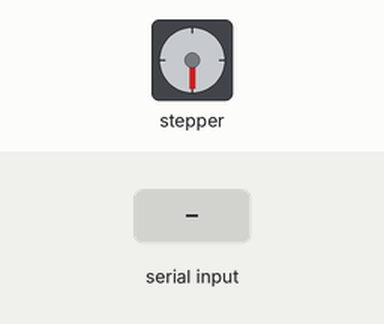
Recording of a sketch running on a simulated Arduino Uno, built with avr-gcc and run on an emulated ATmega328P. Shown: stepper motor. Wiring (inferred from the names in the program): stepper motor driver (200 steps per turn assumed): step pin 3; direction pin 4; enable pin 5. The test bench sets the inputs (shaded band). What the sketch prints to the serial monitor is not drawn.

Above: at 4.2 s.
At 6.9 s:
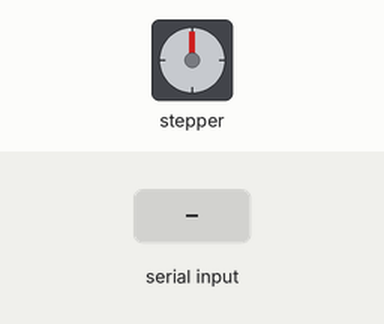
7.0 s: "r" received over Serial
At 9.5 s:
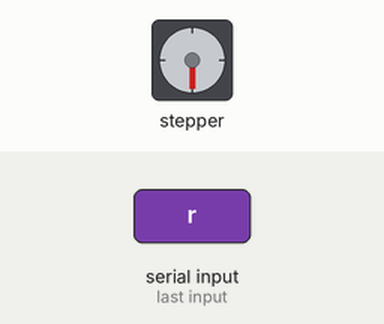
Timing chart, 0 to 11.4 s (numbered marks = the images above; inputs shaded):
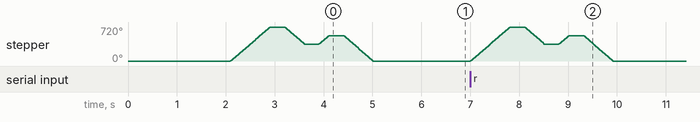

Measured:
- after the input at 7.0 s, stepper: turns 720° clockwise in 0.80 s, then 360° counter-clockwise in 0.40 s, then 180° clockwise in 0.20 s, then 540° counter-clockwise in 0.60 s

The sketch:

stepper_1.0.ino
```cpp
// ============================================================
//  Stepper Motor - Allgemeine Zyklus-Steuerung
//  Plattform : Arduino (Uno / Nano / Mega)
//
//  Unterstuetzte Treiber-Modi:
//    STEP_DIR   -> A4988, DRV8825, TMC2208  (2-Pin)
//    VIER_DRAHT -> ULN2003, L298N, L293D    (4-Pin)
// ============================================================

#include <Stepper.h>

// ── Treiber-Modus Konstanten (NICHT veraendern) ──────────────
#define STEP_DIR    1
#define VIER_DRAHT  2

// ── Treiber-Modus waehlen ───────────────────────────────────
#define TREIBER_MODUS  STEP_DIR   // <-- hier aendern

// ── Gemeinsame Parameter ────────────────────────────────────
#define SCHRITTE_PRO_UMDREHUNG  200   // Vollschritt = 200
#define PAUSEN_MS               300   // Pause zwischen Phasen (ms)

// ── STEP_DIR Parameter ──────────────────────────────────────
#if TREIBER_MODUS == STEP_DIR
  #define STEP_PIN          3
  #define DIR_PIN           4
  #define ENA_PIN           5     // auf 255 setzen wenn nicht verwendet
  #define SCHRITT_DELAY_US  1000  // Puls-Breite in Mikrosekunden
#endif

// ── VIER_DRAHT Parameter ────────────────────────────────────
#if TREIBER_MODUS == VIER_DRAHT
  #define IN1 8
  #define IN2 9
  #define IN3 10
  #define IN4 11
  #define UMDREHUNGEN_PRO_MIN 15
#endif

// ============================================================
//  ZYKLUS-DEFINITION
//  { Schritte, Richtung }   Richtung: +1 vorwaerts, -1 rueckwaerts
// ============================================================
struct Phase {
  uint16_t schritte;
  int8_t   richtung;
};

const Phase ZYKLUS[] = {
  { 400, +1 },   // Phase 1 - 2 Umdrehungen vorwaerts
  { 200, -1 },   // Phase 2 - 1 Umdrehung rueckwaerts
  { 100, +1 },   // Phase 3 - 0.5 Umdrehung vorwaerts
  { 300, -1 },   // Phase 4 - 1.5 Umdrehungen rueckwaerts
};

const uint8_t ANZAHL_PHASEN = sizeof(ZYKLUS) / sizeof(ZYKLUS[0]);

// ============================================================
//  INTERNE VARIABLEN
// ============================================================
#if TREIBER_MODUS == VIER_DRAHT
  Stepper motor(SCHRITTE_PRO_UMDREHUNG, IN1, IN3, IN2, IN4);
#endif

struct Protokolleintrag {
  uint16_t schritte;
  int8_t   richtung;
};

Protokolleintrag protokoll[8];  // max. 8 Phasen

// ============================================================
//  TREIBER-ABSTRAKTION
// ============================================================

void motorSetup() {
#if TREIBER_MODUS == STEP_DIR
  pinMode(STEP_PIN, OUTPUT);
  pinMode(DIR_PIN,  OUTPUT);
  #if ENA_PIN != 255
    pinMode(ENA_PIN, OUTPUT);
    digitalWrite(ENA_PIN, LOW);  // LOW = aktiv beim A4988
  #endif
#endif
#if TREIBER_MODUS == VIER_DRAHT
  motor.setSpeed(UMDREHUNGEN_PRO_MIN);
#endif
}

void motorDeaktivieren() {
#if TREIBER_MODUS == STEP_DIR
  #if ENA_PIN != 255
    digitalWrite(ENA_PIN, HIGH);
  #endif
#endif
#if TREIBER_MODUS == VIER_DRAHT
  digitalWrite(IN1, LOW); digitalWrite(IN2, LOW);
  digitalWrite(IN3, LOW); digitalWrite(IN4, LOW);
#endif
}

void schritteAusfuehren(uint16_t anzahl, int8_t richtung) {
#if TREIBER_MODUS == STEP_DIR
  digitalWrite(DIR_PIN, richtung > 0 ? HIGH : LOW);
  delayMicroseconds(2);
  for (uint16_t i = 0; i < anzahl; i++) {
    digitalWrite(STEP_PIN, HIGH);
    delayMicroseconds(SCHRITT_DELAY_US);
    digitalWrite(STEP_PIN, LOW);
    delayMicroseconds(SCHRITT_DELAY_US);
  }
#endif
#if TREIBER_MODUS == VIER_DRAHT
  motor.step((int32_t)anzahl * richtung);
#endif
}

// ============================================================
//  PROTOKOLL-AUSGABE
// ============================================================

void protokollAusgeben() {
  int32_t  netto   = 0;
  uint32_t gesamt  = 0;

  Serial.println();
  Serial.println(F("===================================="));
  Serial.println(F(" SCHRITT-PROTOKOLL - ZYKLUS ENDE   "));
  Serial.println(F("===================================="));

  for (uint8_t i = 0; i < ANZAHL_PHASEN; i++) {
    Serial.print(F("Phase "));
    Serial.print(i + 1);
    Serial.print(F(": "));
    Serial.print(protokoll[i].schritte);
    Serial.print(F(" Schritte  ->  "));
    Serial.println(protokoll[i].richtung > 0 ? F("VORWAERTS") : F("RUECKWAERTS"));

    gesamt += protokoll[i].schritte;
    netto  += (int32_t)protokoll[i].schritte * protokoll[i].richtung;
  }

  Serial.println(F("------------------------------------"));
  Serial.print(F("Gesamt     : "));
  Serial.print(gesamt);
  Serial.println(F(" Schritte"));

  Serial.print(F("Netto-Pos. : "));
  if (netto >= 0) Serial.print('+');
  Serial.print(netto);
  Serial.print(F(" Schritte ("));
  Serial.print((float)netto / SCHRITTE_PRO_UMDREHUNG, 2);
  Serial.println(F(" Umdrehungen)"));

  Serial.println(F("------------------------------------"));
#if TREIBER_MODUS == STEP_DIR
  Serial.println(F("Treiber : STEP/DIR"));
#else
  Serial.println(F("Treiber : 4-Draht"));
#endif
  Serial.println(F("===================================="));
  Serial.println();
  Serial.println(F(">> 'r' senden = erneut starten"));
}

// ============================================================
//  ZYKLUS
// ============================================================

void zyklusStarten() {
  Serial.println(F("Zyklus laeuft ..."));
  Serial.println();

  for (uint8_t i = 0; i < ANZAHL_PHASEN; i++) {
    Serial.print(F("  Phase "));
    Serial.print(i + 1);
    Serial.print(F("/"));
    Serial.print(ANZAHL_PHASEN);
    Serial.print(F(" ... "));

    schritteAusfuehren(ZYKLUS[i].schritte, ZYKLUS[i].richtung);
    protokoll[i] = { ZYKLUS[i].schritte, ZYKLUS[i].richtung };

    Serial.println(F("OK"));
    delay(PAUSEN_MS);
  }

  motorDeaktivieren();
  protokollAusgeben();
}

// ============================================================
//  SETUP & LOOP
// ============================================================

void setup() {
  Serial.begin(9600);
  motorSetup();

  delay(2000);  // Zeit zum Oeffnen des Serial Monitors

  Serial.println(F("====================================="));
  Serial.println(F("  Stepper Motor - Zyklus-Steuerung   "));
  Serial.println(F("====================================="));
  Serial.println();

  zyklusStarten();
}

void loop() {
  if (Serial.available() > 0) {
    char c = Serial.read();
    if (c == 'r' || c == 'R') {
      Serial.println(F("Neustart..."));
      motorSetup();
      zyklusStarten();
    }
  }
}
```
